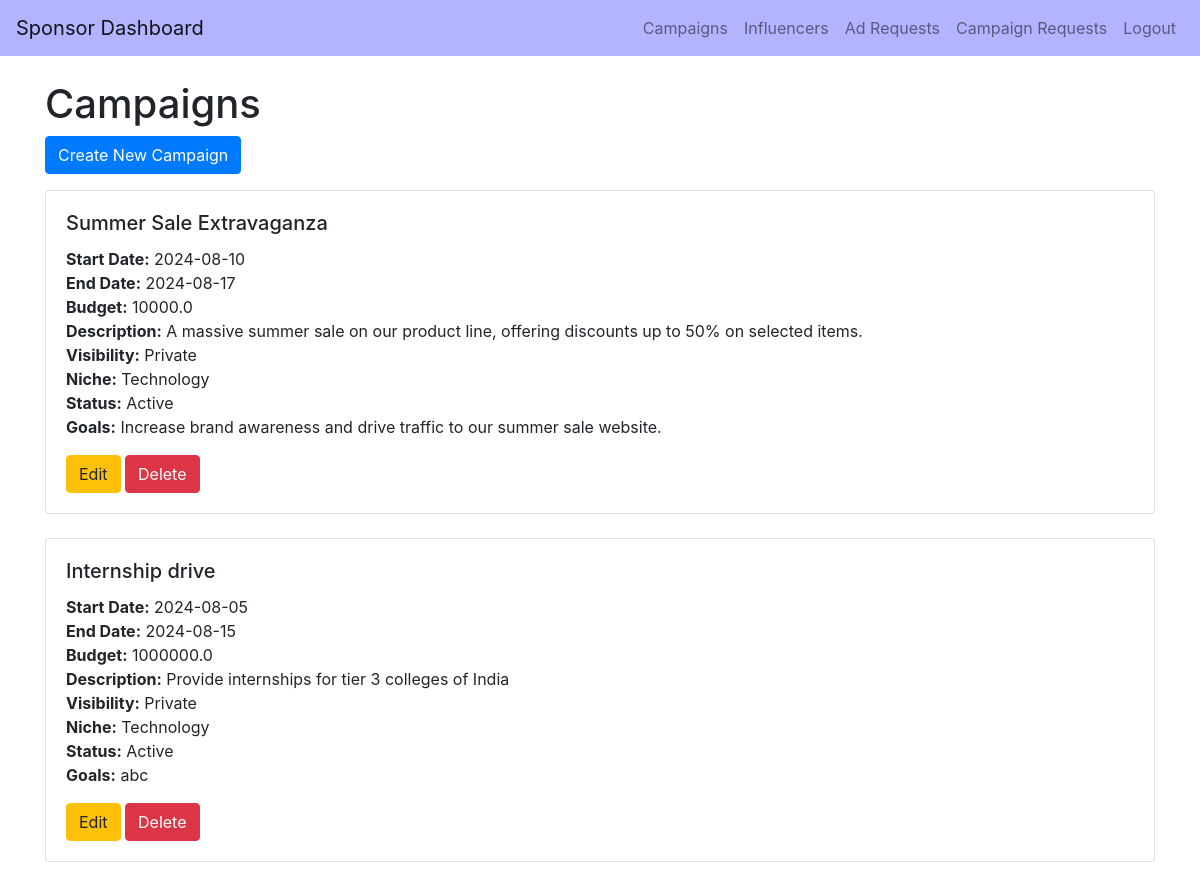
The page /sponsor_campaigns/google_admin on the database as committed earlier.
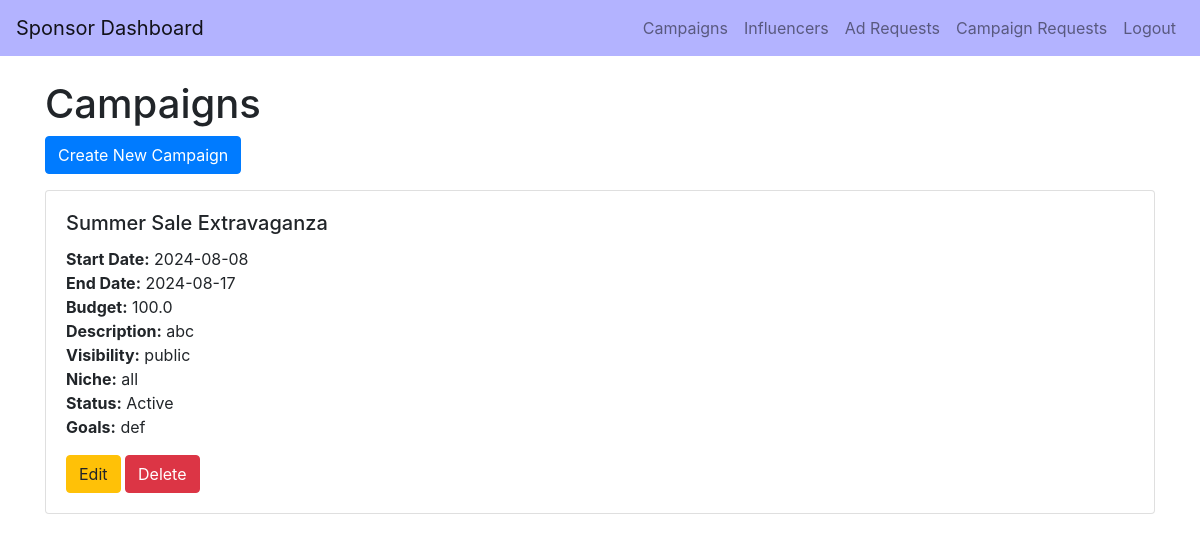
The same page on the database as committed later.
### backend/models.py (models this page shows)
class Campaign(db.Model):
    __tablename__ = 'campaign'
    id = db.Column(db.Integer, primary_key=True)
    name = db.Column(db.String(100), nullable=False)
    description = db.Column(db.Text, nullable=False)
    start_date = db.Column(db.Date, nullable=False)
    end_date = db.Column(db.Date, nullable=False)
    budget = db.Column(db.Float, nullable=False)
    visibility = db.Column(db.String(10), nullable=False)  # public, private
    goals = db.Column(db.Text, nullable=False)
    niche = db.Column(db.String(50), nullable=False)
    status = db.Column(db.String(10), nullable=False)
    flagged = db.Column(db.Boolean, default=False, nullable=False)
    user_id = db.Column(db.Integer, db.ForeignKey('user.id'), nullable=False)
    ad_requests = db.relationship('AdRequest', backref='campaigns_ad_requests')
    campaign_requests = db.relationship('CampaignRequest', backref='campaign_campaign_requests')

### backend/controller.py (the view)
@app.route('/sponsor_campaigns/<username>', methods=['GET'])
def campaigns_page(username):
    user = User.query.filter_by(username=username).first()
    if user and user.role == 'sponsor':
        sponsor = Sponsor.query.filter_by(user_id=user.id).first()
        if sponsor:
            sponsor_campaigns=fetch_campaigns(user.id).campaigns
            return render_template('sponsor_campaigns.html', campaigns=sponsor_campaigns, username=username)
    return redirect(url_for('sponsor_dashboard', username=username))

### backend/controller.py (called while the page is built)
def fetch_campaigns(id):
            user_campaigns=User.query.filter_by(id=id).first()
            return user_campaigns

### templates/sponsor_campaigns.html (shortened to what this page needs)
<!DOCTYPE html>
<html lang="en">
<head>
    <link href="https://stackpath.bootstrapcdn.com/bootstrap/4.5.2/css/bootstrap.min.css" rel="stylesheet">
</head>
<body>
    <nav class="navbar navbar-expand-lg navbar-light" style="background-color: #b3b3ff;">
        <a class="navbar-brand" href="/sponsor_dashboard/{{ username }}">Sponsor Dashboard</a>
        <div class="collapse navbar-collapse">
            <ul class="navbar-nav ml-auto">
                <li class="nav-item">
                    <a class="nav-link" href="/sponsor_campaigns/{{ username }}">Campaigns</a>
                </li>
                <li class="nav-item">
                    <a class="nav-link" href="/sponsor_influencers/{{ username }}">Influencers</a>
                </li>
                <li class="nav-item">
                    <a class="nav-link" href="/sponsor_ad_requests/{{ username }}">Ad Requests</a>
                </li>
                <li class="nav-item">
                    <a class="nav-link" href="/sponsor_campaign_requests/{{ username }}">Campaign Requests</a>
                </li>
                <li class="nav-item">
                    <a class="nav-link" href="{{ url_for('logout') }}">Logout</a>
                </li>
            </ul>
        </div>
    </nav>
    <div class="container mt-4">
        <h1>Campaigns</h1>
        <button class="btn btn-primary mb-3" data-toggle="modal" data-target="#createCampaignModal">Create New Campaign</button>
        <div class="row">
            {% if campaigns %}
                {% for campaign in campaigns %}
                    <div class="col-12 mb-4">
                        <div class="card">
                            <div class="card-body">
                                <h5 class="card-title">{{ campaign.name }}</h5>
                                <p class="card-text">
                                    <strong>Start Date:</strong> {{ campaign.start_date }}<br>
                                    <strong>End Date:</strong> {{ campaign.end_date }}<br>
                                    <strong>Budget:</strong> {{ campaign.budget }}<br>
                                    <strong>Description:</strong> {{ campaign.description }}<br>
                                    <strong>Visibility:</strong> {{ campaign.visibility }}<br>
                                    <strong>Niche:</strong> {{ campaign.niche }}<br>
                                    <strong>Status:</strong> {{ campaign.status }}<br>
                                    <strong>Goals:</strong> {{ campaign.goals }}<br>
                                </p>
                                <button class="btn btn-warning"
                                    data-toggle="modal"
                                    data-target="#editCampaignModal"
                                    data-id="{{ campaign.id }}"
                                    data-name="{{ campaign.name }}"
                                    data-start_date="{{ campaign.start_date }}"
                                    data-end_date="{{ campaign.end_date }}"
                                    data-budget="{{ campaign.budget }}"
                                    data-visibility="{{ campaign.visibility }}"
                                    data-niche="{{ campaign.niche }}"
                                    data-description="{{ campaign.description }}"
                                    data-goals="{{ campaign.goals }}">
                                Edit
                            </button>
                                <button class="btn btn-danger" data-toggle="modal" data-target="#deleteCampaignModal" data-id="{{ campaign.id }}">Delete</button>
                            </div>
                        </div>
                    </div>
                {% endfor %}
            {% else %}
                <p>No campaigns found.</p>
            {% endif %}
        </div>
    </div>
</body>
</html>

Rows that differ between the two databases and show on the page:
removed Campaign: name "Internship drive", start_date "2024-08-05", end_date "2024-08-15", budget "1000000.0", description "Provide internships for tier 3 colleges of India", visibility "Private", niche "Technology", status "Active", goals "abc"
changed Campaign "Summer Sale Extravaganza": start_date "2024-08-10" → "2024-08-08"; budget "10000.0" → "100.0"; description "A massive summer sale on our product line, offering discounts up to 50% on selected items." → "abc"; visibility "Private" → "public"; niche "Technology" → "all"; goals "Increase brand awareness and drive traffic to our summer sale website." → "def"
